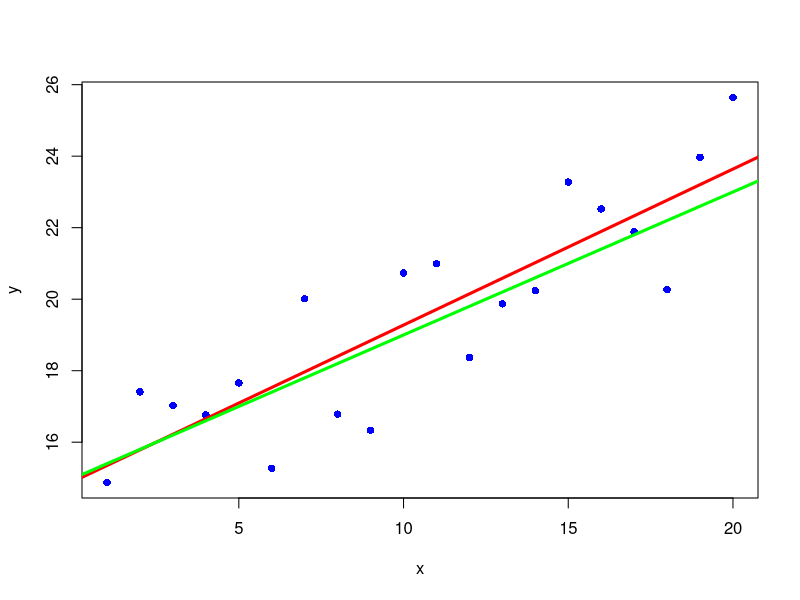

Here is the R script that generated this plot:
set.seed(555)

x <- 1:20

A <- 15
B <- 0.4
E <- runif(length(x), -1, 1) * (2 + x/20) 

y <- A + B*x + E

X11()

plot(x, y, pch=16, col='blue')

model <- lm(y~x)

model

abline(model, col='red'  , lwd=3)
abline(A, B , col='green', lwd=3)

# wait for mouse click or enter pressed
z <- locator(1)
